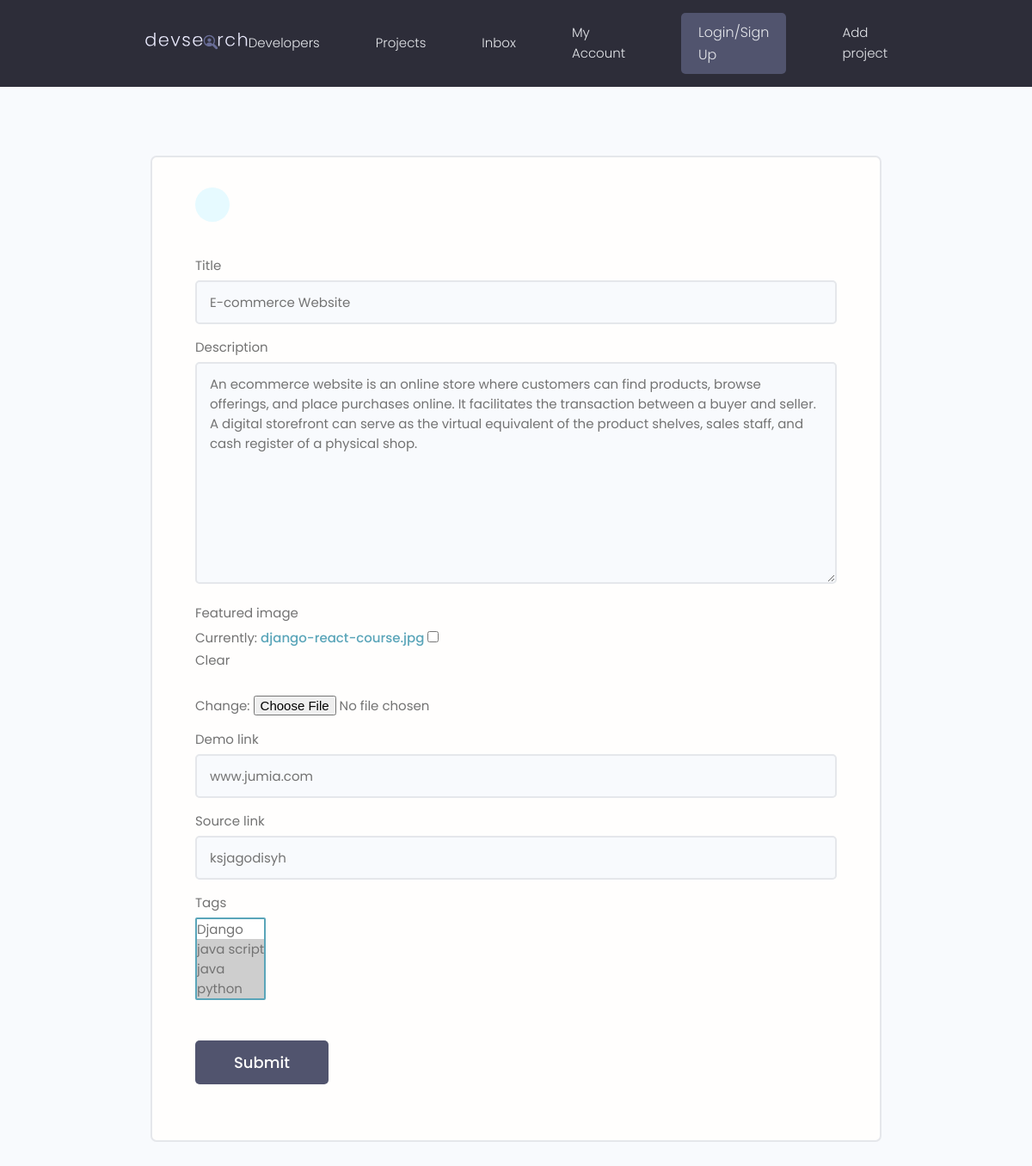
Screenshot of /update-project/d3b1807ff1d544a2be7e6d339446f836/ with the database file from the repository.
### projects/models.py (models this page shows, shortened)
class Project(models.Model):
    title = models.CharField(max_length = 200)
    description = models.TextField(null=True, blank=True)
    featured_image = models.ImageField(null=True, blank=True, default='default.jpg')
    demo_link = models.CharField(max_length=200, null=True, blank=True)
    source_link = models.CharField(max_length=200, null=True, blank=True)
    vote_total = models.IntegerField(default=0)
    vote_ratio = models.IntegerField(default=0)
    tags = models.ManyToManyField('Tag', blank='True')
    created = models.DateTimeField(auto_now_add=True)
    id = models.UUIDField(default=uuid.uuid4, unique=True,
                          primary_key=True, editable=False)

### projects/views.py (the view)
# urls.py: path('update-project/<str:pk>/', views.updateProject, name ="update-project"),
def updateProject(request, pk):
    project = Project.objects.get(id=pk)
    form = ProjectForm(instance=project)
    if request.method == 'POST':
        form = ProjectForm(request.POST, request.FILES, instance=project)
        if form.is_valid():
            form.save()
            return redirect('projects')
    context={'form':form}
    return render(request, 'project-form.html',  context)

### projects/forms.py
class ProjectForm(ModelForm):
    class Meta:
        model = Project
        fields = '__all__'
        exclude = ['vote_total','vote_ratio']
    def __init__(self, *args, **kwargs):
        super(ProjectForm, self).__init__(*args, **kwargs)
        for key, value in self.fields.items():
            value.widget.attrs.update({'class': 'input'})

### projects/models.py (called while the page is built)
    def __str__(self):
        return self.name

### projects/templates/project-form.html (shortened to what this page needs)
{% extends 'main.html' %}
{% block content %}
<main class="formPage my-xl">
     <div class="content-box">
         <div class="formWrapper">
             <a class="backButton" href="#"></a>
             <br>
             <form class="form" method="POST" action=""  enctype="multipart/form-data">
               {% for field in form %}
                 <div class="form__field">
                     <label for="formInput#text">{{field.label}}</label>
                     {{field}}
                 </div>
                 {% endfor %}
                 <input class="btn btn--sub btn--lg  my-md" type="submit" value="Submit" />
             </form>
         </div>
     </div>
 </main>
{% endblock content %}

### static/styles/main.css (style rules this page uses)
body { background-color: pink; }

### static/styles/app.css (style rules this page uses)
:root { --color-sub: #2d2d39; }
.btn--sub { background-color: var(--color-sub-light); }
.content-box { width: 95%; max-width: 85rem; margin: 0 auto; }
.backButton { background: var(--color-main-light); color: var(--color-main); width: 4rem; height: 4rem; display: flex; align-items: center; justify-content: center; border-radius: 50%; }
.formPage .formWrapper { list-style: none; background: var(--color-white); padding: 3.5rem 5rem; border: 2px solid var(--color-light); border-radius: 0.7rem; }

### static/uikit/styles/modules/_variables.css (style rules this page uses)
:root { --color-main: #5aa5b9; --color-main-light: #e6faff; --color-sub: #3f4156; --color-sub-light: #51546e; --color-sub-lighter: #ededfd; --color-text: #737373; --color-gray: #8b8b8b; --color-light: #e5e7eb; --color-light-gray: #767676; --color-bg: #f8fafd; --color-white: #fffefd; --color-white-light: #f3f3f3; --color-success: #359e64; --color-success-bg: #def8e8; --color-error: #fc4b0b; --color-error-bg: #fff2ee; --font-base: 'Poppins', arial, helvetica, 'Segoe UI', roboto, ubuntu, sans-serif; --font-monospace: 'Fira Code', 'Courier New', courier, monospace; --font-regular: 300; --font-medium: 500; --font-bold: 700; --generic-shadow: 1px 1px 5px #00000010; --generic-transition: all 0.3s ease-in-out; }

### static/uikit/styles/modules/_base.css (style rules this page uses)
* { margin: 0; padding: 0; box-sizing: border-box; text-rendering: optimizeLegibility; color: inherit; font-size: inherit; }
html { font-size: 50%; }
@media only screen and (min-width: 480px) { html { font-size: 56.25%; } }
@media only screen and (min-width: 1200px) { html { font-size: 62.5%; } }
body { line-height: 1.6; font-weight: 400; font-size: 1.5rem; color: var(--color-text); background-color: var(--color-bg); min-height: 100vh; }

### static/uikit/styles/modules/_typography.css (style rules this page uses)
* { font-family: var(--font-base); }
a { padding-bottom: 2px; text-decoration: none; display: inline-block; color: var(--color-main); font-weight: var(--font-medium); }

### static/uikit/styles/modules/_utilities.css (style rules this page uses)
.my-md { margin: 3rem auto; }
.my-xl { margin: 8rem auto; }

### static/uikit/styles/modules/_button.css (style rules this page uses)
.btn { display: inline-block; position: relative; cursor: pointer; background-color: var(--color-light); font-weight: var(--font-medium); color: var(--color-sub); text-decoration: none; padding: 1rem 2rem; border-radius: 0.5rem; border: none; width: -webkit-fit-content; width: -moz-fit-content; width: fit-content; height: -webkit-fit-content; height: -moz-fit-content; height: fit-content; font-size: 1.6rem; outline-width: 0; outline-color: transparent; -webkit-backface-visibility: hidden; backface-visibility: hidden; transition: all 0.3s ease-in-out; }
.btn--sub { background-color: var(--color-sub); color: var(--color-white); }
.btn--lg { font-size: 1.8rem; padding: 1.2rem 4.5rem; }

### static/uikit/styles/modules/_form.css (style rules this page uses)
.form { display: block; }
.form__field { margin-top: 1.5rem; margin-bottom: 1.5rem; }
.form__label, .form__field > label { display: block; margin-bottom: 0.5rem; color: var(--color-text); }
input.input[type='text'], input.input[type='email'], input.input[type='password'], input.input[type='number'], textarea.input { min-width: 24rem; width: 100%; padding: 1.2rem 1.5rem; border-radius: 0.5rem; border: 2px solid var(--color-light); transition: all 0.3s ease-in-out; background-color: var(--color-bg); }
input.input[type='text']:focus, input.input[type='email']:focus, input.input[type='password']:focus, input.input[type='number']:focus, input.input[type='text']:active, input.input[type='email']:active, input.input[type='password']:active, input.input[type='number']:active, select.input, textarea.input:focus, textarea.input:active { outline: none; border: 2px solid var(--color-main); }

### rows the page displays
Project: form "E-commerce Website" "An ecommerce website is an online store where customers can find products, browse offerings, and place purchases online. It facilitates the transaction between a buyer and seller. A digital storefront can serve as the virtual equivalent of the product shelves, sales staff, and cash register of a physical shop." "www.jumia.com" "ksjagodisyh"

### other values shown
{{ field.label }} "Title" "Description" "Featured image" "Demo link" "Source link" "Tags"
